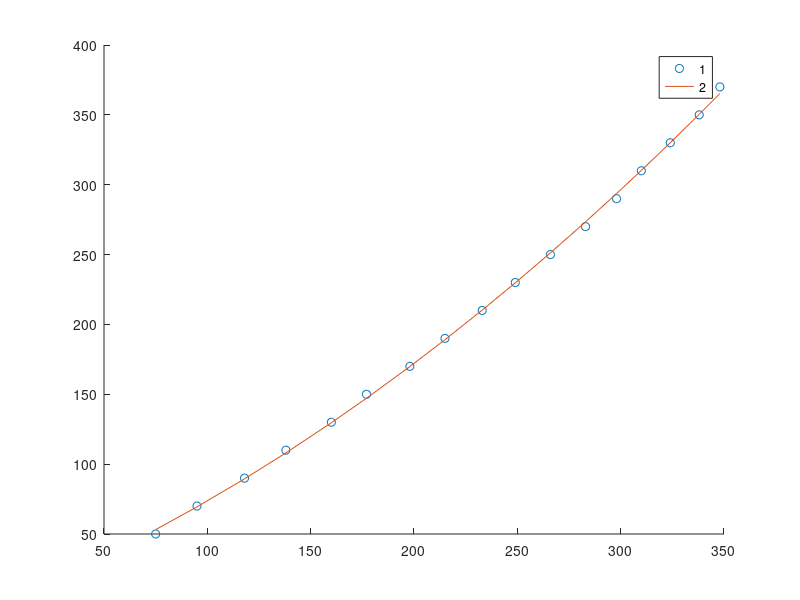

Source code (MATLAB):
clear
data1 = [5 7 9 11 13 15 17 19 21 23 25 27 29 31 33 35 37;
    7.5 9.5 11.8 13.8 16 17.7 19.8 21.5 23.3 24.9 26.6 28.3 29.8 31. 32.4 33.8 34.8];
y = data1(1,:)*10;
x = data1(2,:)*10;

p = polyfit(x,y,2);
yp = polyval(p,x);
clf
hold on
plot(x,y,'o')
plot(x,yp)
legend('1','2')
% plot(data1(1,:),data1(1,:) - data1(2,:))
shg